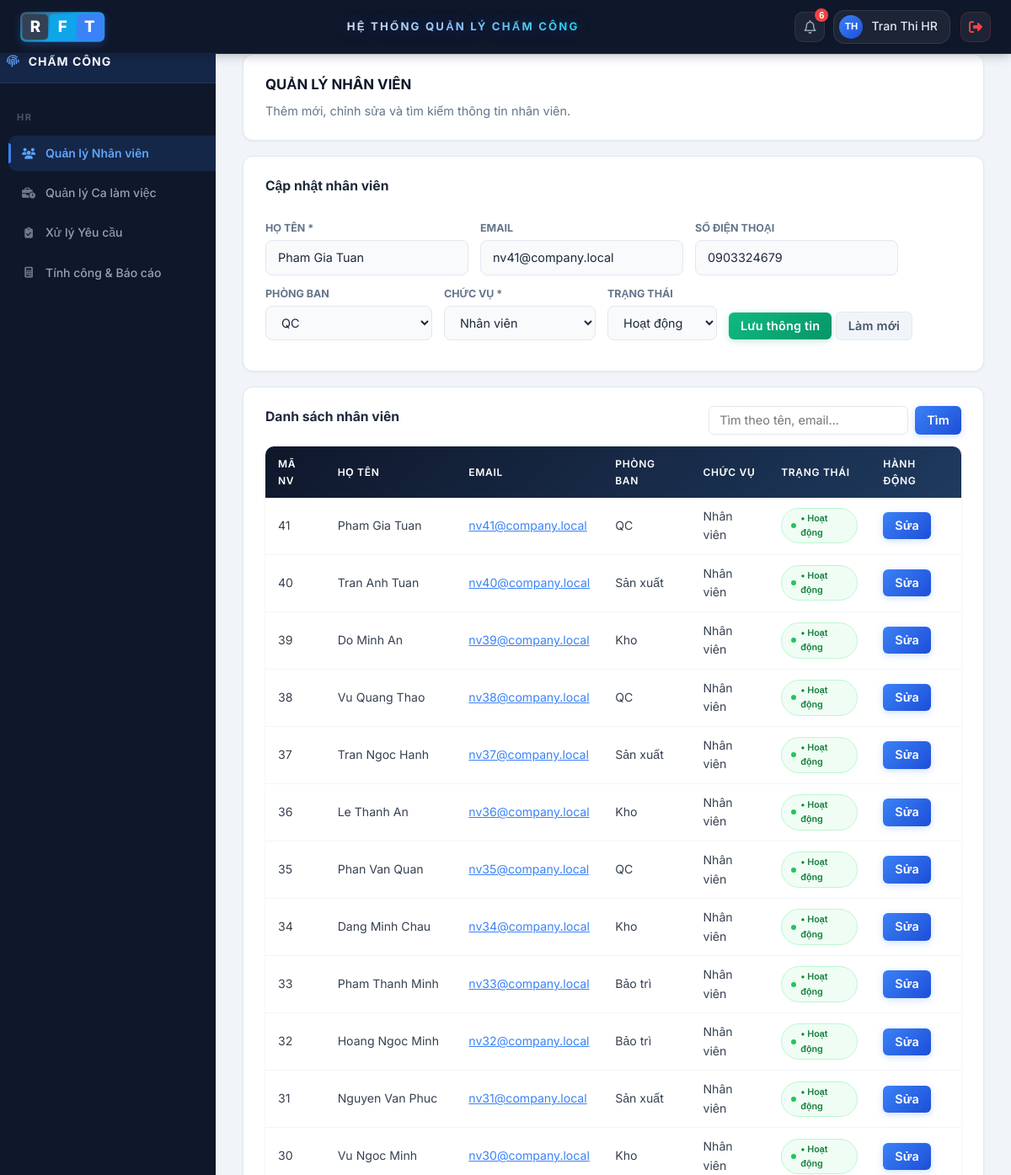
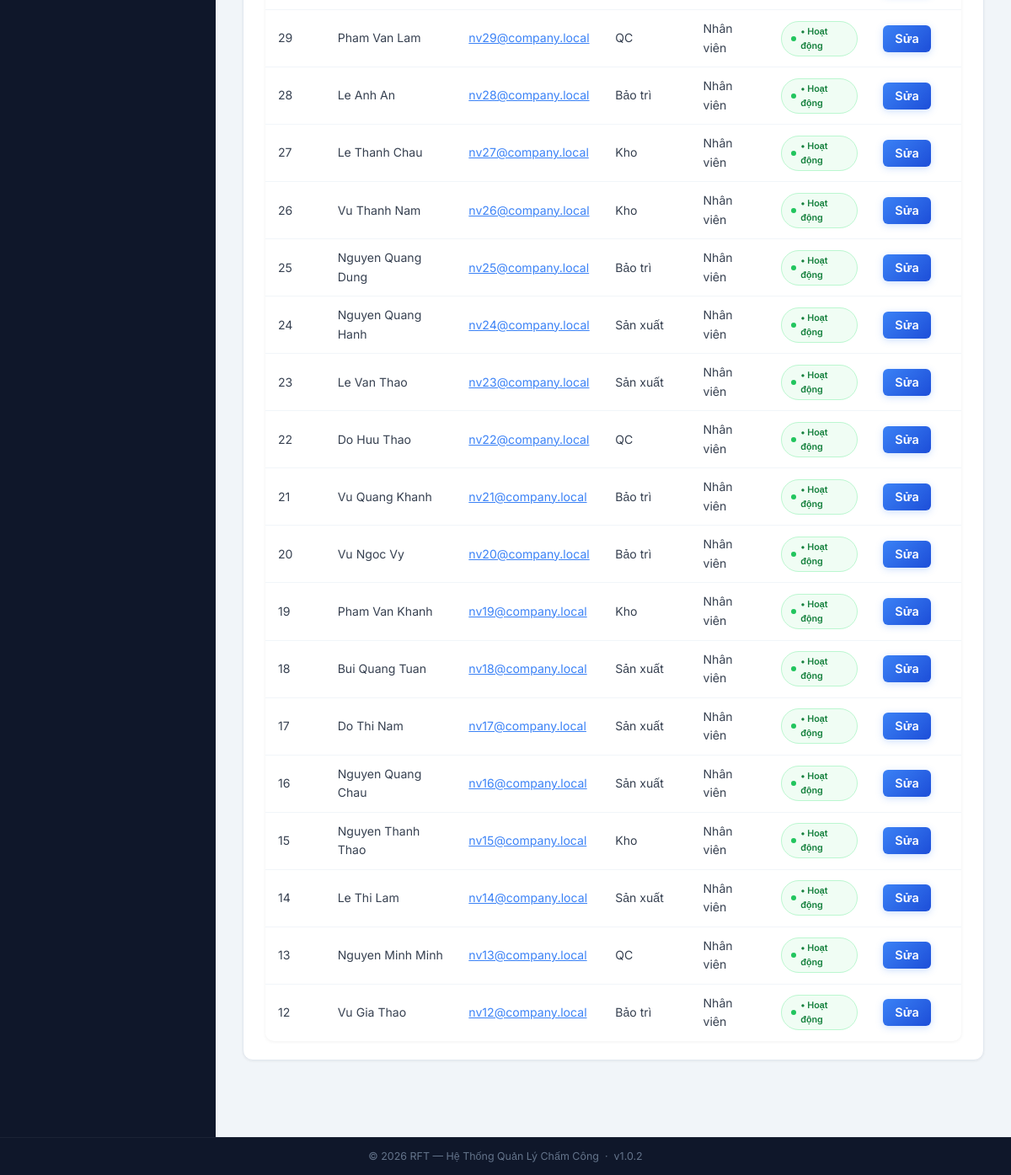
/index.php?page=quan-ly-nhanvien&edit=41 (signed in), run on the app's committed database (2 pictures, top to bottom).
### tables this page shows
CREATE TABLE `nguoidung` (
  `maND` int(11) NOT NULL,
  `maTK` int(11) NOT NULL,
  `hoTen` varchar(120) NOT NULL,
  `email` varchar(120) DEFAULT NULL,
  `soDienThoai` varchar(20) DEFAULT NULL,
  `chucVu` enum('Nhân viên','Bộ phận Nhân sự','Quản lý / Ban lãnh đạo','Bộ phận Kỹ thuật') NOT NULL DEFAULT 'Nhân viên',
  `phongBan` varchar(100) DEFAULT NULL,
  `trangThai` tinyint(1) NOT NULL DEFAULT 1,
  `created_at` datetime NOT NULL DEFAULT current_timestamp(),
  `updated_at` datetime DEFAULT NULL ON UPDATE current_timestamp()
);

### app/views/chamcong/quanly_nhanvien.php (the view, shortened to what the rows shown need)
<?php
$editing = null;
if (!empty($_GET['edit']) && !empty($employees)) {
    foreach ($employees as $emp) {
        if ((int)$emp['maND'] === (int)$_GET['edit']
    && ($emp['chucVu'] ?? '') === 'Nhân viên'){
            $editing = $emp;
            break;
        }
    }
}
?>
<?php include 'app/views/layouts/header.php'; ?>
<div class="main-container">
    <?php include 'app/views/layouts/sidebar.php'; ?>
    <div class="dashboard-container">
        <div class="panel">
            <h2 style="border:none;padding:0;margin:0 0 6px;">QUẢN LÝ NHÂN VIÊN</h2>
            <p style="color:#64748b;margin:0;">Thêm mới, chỉnh sửa và tìm kiếm thông tin nhân viên.</p>
        </div>
        <div class="panel">
            <h3><?= $editing ? 'Cập nhật nhân viên' : 'Thêm nhân viên mới' ?></h3>
            <form id="employeeForm" method="POST" action="index.php?page=quan-ly-nhanvien" class="filter-row" style="flex-wrap:wrap;">
                <div class="form-group" style="min-width:200px;">
                    <label>Họ tên *</label>
                    <input type="text" name="hoTen" required value="<?= htmlspecialchars($editing['hoTen'] ?? '') ?>">
                </div>
                <div class="form-group" style="min-width:200px;">
                    <label>Email</label>
                    <input type="email" name="email" value="<?= htmlspecialchars($editing['email'] ?? '') ?>">
                </div>
                <div class="form-group" style="min-width:160px;">
                    <label>Số điện thoại</label>
                    <input type="text" name="soDienThoai" value="<?= htmlspecialchars($editing['soDienThoai'] ?? '') ?>">
                </div>
                <div class="form-group" style="min-width:160px;">
                    <label>Phòng ban</label>
                    <select name="phongBan">
                        <?php
                        $departments = ['Sản xuất', 'Kho', 'QC', 'Bảo trì'];
                        $selectedDept = $editing['phongBan'] ?? '';
                        foreach ($departments as $deptLabel):
                        ?>
                            <option value="<?= htmlspecialchars($deptLabel) ?>" <?= $selectedDept === $deptLabel ? 'selected' : '' ?>><?= htmlspecialchars($deptLabel) ?></option>
                        <?php endforeach; ?>
                    </select>
                </div>
                <div class="form-group" style="min-width:180px;">
                    <label>Chức vụ *</label>
                    <select name="chucVu" required>
                        <?php
                        $roles = ['Nhân viên'];
                        $selectedRole = $editing['chucVu'] ?? 'Nhân viên';
                        foreach ($roles as $roleLabel):
                        ?>
                            <option value="<?= htmlspecialchars($roleLabel) ?>" <?= $selectedRole === $roleLabel ? 'selected' : '' ?>><?= htmlspecialchars($roleLabel) ?></option>
                        <?php endforeach; ?>
                    </select>
                </div>
                <div class="form-group" style="min-width:130px;">
                    <label>Trạng thái</label>
                    <select name="trangThai">
                        <option value="1" <?= (int)($editing['trangThai'] ?? 1) === 1 ? 'selected' : '' ?>>Hoạt động</option>
                    </select>
                </div>
                <div class="form-group" style="min-width:130px;">
                     <button type="submit" class="btn btn-success btn-sm">Lưu thông tin</button>
                    <a class="btn btn-secondary btn-sm" href="index.php?page=quan-ly-nhanvien">Làm mới</a>
                </div>
            </form>
        </div>
        <div class="panel">
            <div class="panel-header" style="margin-bottom:12px;">
                <h3 style="margin:0;">Danh sách nhân viên</h3>
                <form method="GET" action="index.php" style="display:flex;gap:8px;">
                    <input type="text" name="q" value="<?= htmlspecialchars($keyword ?? '') ?>" placeholder="Tìm theo tên, email..." style="padding:6px 12px;border:1px solid #e2e8f0;border-radius:6px;font-size:0.85em;min-width:200px;">
                    <button class="btn btn-primary btn-sm" type="submit">Tìm</button>
                </form>
            </div>
            <table class="table">
                <thead>
                    <tr>
                        <th>MÃ NV</th>
                        <th>HỌ TÊN</th>
                        <th>EMAIL</th>
                        <th>PHÒNG BAN</th>
                        <th>CHỨC VỤ</th>
                        <th>TRẠNG THÁI</th>
                        <th>HÀNH ĐỘNG</th>
                    </tr>
                </thead>
               <tbody>
<?php if (!empty($employees)): ?>
    <?php foreach ($employees as $emp): ?>
        <?php if (($emp['chucVu'] ?? '') !== 'Nhân viên') continue; ?>
        <tr>
            <td><?= (int)$emp['maND'] ?></td>
            <td><?= htmlspecialchars($emp['hoTen']) ?></td>
            <td>
                <a href="mailto:<?= htmlspecialchars($emp['email'] ?? '') ?>" style="color:#3b82f6;">
                    <?= htmlspecialchars($emp['email'] ?? '') ?>
                </a>
            </td>
            <td><?= htmlspecialchars($emp['phongBan'] ?? '') ?></td>
            <td><?= htmlspecialchars($emp['chucVu'] ?? '') ?></td>
            <td>
                <span class="status-badge <?= (int)$emp['trangThai'] === 1 ? 'status-approved' : 'status-rejected' ?>">
                    <?= (int)$emp['trangThai'] === 1 ? '• Hoạt động' : '• Ngừng' ?>
                </span>
            </td>
            <td>
                <a class="btn btn-sm btn-primary"
                   href="index.php?page=quan-ly-nhanvien&edit=<?= (int)$emp['maND'] ?>">
                    Sửa
                </a>
            </td>
        </tr>
    <?php endforeach; ?>
<?php endif; ?>
</tbody>
            </table>
        </div>
    </div>
</div>
<?php include 'app/views/layouts/footer.php'; ?>

### data on the page
nguoidung: hoTen "Pham Gia Tuan", email "nv41@company.local", soDienThoai "0903324679", phongBan "QC", chucVu "Nhân viên", trangThai "Hoạt động", maND "41", shows "• Hoạt động"
nguoidung: maND "40", hoTen "Tran Anh Tuan", email "nv40@company.local", phongBan "Sản xuất", chucVu "Nhân viên", trangThai "• Hoạt động"
nguoidung: maND "39", hoTen "Do Minh An", email "nv39@company.local", phongBan "Kho", chucVu "Nhân viên", trangThai "• Hoạt động"
nguoidung: maND "38", hoTen "Vu Quang Thao", email "nv38@company.local", phongBan "QC", chucVu "Nhân viên", trangThai "• Hoạt động"
nguoidung: maND "37", hoTen "Tran Ngoc Hanh", email "nv37@company.local", phongBan "Sản xuất", chucVu "Nhân viên", trangThai "• Hoạt động"
nguoidung: maND "36", hoTen "Le Thanh An", email "nv36@company.local", phongBan "Kho", chucVu "Nhân viên", trangThai "• Hoạt động"
nguoidung: maND "35", hoTen "Phan Van Quan", email "nv35@company.local", phongBan "QC", chucVu "Nhân viên", trangThai "• Hoạt động"
nguoidung: maND "34", hoTen "Dang Minh Chau", email "nv34@company.local", phongBan "Kho", chucVu "Nhân viên", trangThai "• Hoạt động"
nguoidung: maND "33", hoTen "Pham Thanh Minh", email "nv33@company.local", phongBan "Bảo trì", chucVu "Nhân viên", trangThai "• Hoạt động"
nguoidung: maND "32", hoTen "Hoang Ngoc Minh", email "nv32@company.local", phongBan "Bảo trì", chucVu "Nhân viên", trangThai "• Hoạt động"
nguoidung: maND "31", hoTen "Nguyen Van Phuc", email "nv31@company.local", phongBan "Sản xuất", chucVu "Nhân viên", trangThai "• Hoạt động"
nguoidung: maND "30", hoTen "Vu Ngoc Minh", email "nv30@company.local", phongBan "Kho", chucVu "Nhân viên", trangThai "• Hoạt động"
nguoidung: maND "29", hoTen "Pham Van Lam", email "nv29@company.local", phongBan "QC", chucVu "Nhân viên", trangThai "• Hoạt động"
nguoidung: maND "28", hoTen "Le Anh An", email "nv28@company.local", phongBan "Bảo trì", chucVu "Nhân viên", trangThai "• Hoạt động"
nguoidung: maND "27", hoTen "Le Thanh Chau", email "nv27@company.local", phongBan "Kho", chucVu "Nhân viên", trangThai "• Hoạt động"
nguoidung: maND "26", hoTen "Vu Thanh Nam", email "nv26@company.local", phongBan "Kho", chucVu "Nhân viên", trangThai "• Hoạt động"
nguoidung: maND "25", hoTen "Nguyen Quang Dung", email "nv25@company.local", phongBan "Bảo trì", chucVu "Nhân viên", trangThai "• Hoạt động"
nguoidung: maND "24", hoTen "Nguyen Quang Hanh", email "nv24@company.local", phongBan "Sản xuất", chucVu "Nhân viên", trangThai "• Hoạt động"
nguoidung: maND "23", hoTen "Le Van Thao", email "nv23@company.local", phongBan "Sản xuất", chucVu "Nhân viên", trangThai "• Hoạt động"
nguoidung: maND "22", hoTen "Do Huu Thao", email "nv22@company.local", phongBan "QC", chucVu "Nhân viên", trangThai "• Hoạt động"
nguoidung: maND "21", hoTen "Vu Quang Khanh", email "nv21@company.local", phongBan "Bảo trì", chucVu "Nhân viên", trangThai "• Hoạt động"
nguoidung: maND "20", hoTen "Vu Ngoc Vy", email "nv20@company.local", phongBan "Bảo trì", chucVu "Nhân viên", trangThai "• Hoạt động"
nguoidung: maND "19", hoTen "Pham Van Khanh", email "nv19@company.local", phongBan "Kho", chucVu "Nhân viên", trangThai "• Hoạt động"
nguoidung: maND "18", hoTen "Bui Quang Tuan", email "nv18@company.local", phongBan "Sản xuất", chucVu "Nhân viên", trangThai "• Hoạt động"
nguoidung: maND "17", hoTen "Do Thi Nam", email "nv17@company.local", phongBan "Sản xuất", chucVu "Nhân viên", trangThai "• Hoạt động"
nguoidung: maND "16", hoTen "Nguyen Quang Chau", email "nv16@company.local", phongBan "Sản xuất", chucVu "Nhân viên", trangThai "• Hoạt động"
nguoidung: maND "15", hoTen "Nguyen Thanh Thao", email "nv15@company.local", phongBan "Kho", chucVu "Nhân viên", trangThai "• Hoạt động"
nguoidung: maND "14", hoTen "Le Thi Lam", email "nv14@company.local", phongBan "Sản xuất", chucVu "Nhân viên", trangThai "• Hoạt động"
nguoidung: maND "13", hoTen "Nguyen Minh Minh", email "nv13@company.local", phongBan "QC", chucVu "Nhân viên", trangThai "• Hoạt động"
nguoidung: maND "12", hoTen "Vu Gia Thao", email "nv12@company.local", phongBan "Bảo trì", chucVu "Nhân viên", trangThai "• Hoạt động"

### other printed values
$notificationCount "6"
mb_strtoupper($initials) "TH"
$tenHienThi "Tran Thi HR"
$roleLabels[$role] "HR"
$menu['label'] "Quản lý Nhân viên"
$menu['label'] "Quản lý Ca làm việc"
$menu['label'] "Xử lý Yêu cầu"
$menu['label'] "Tính công & Báo cáo"
